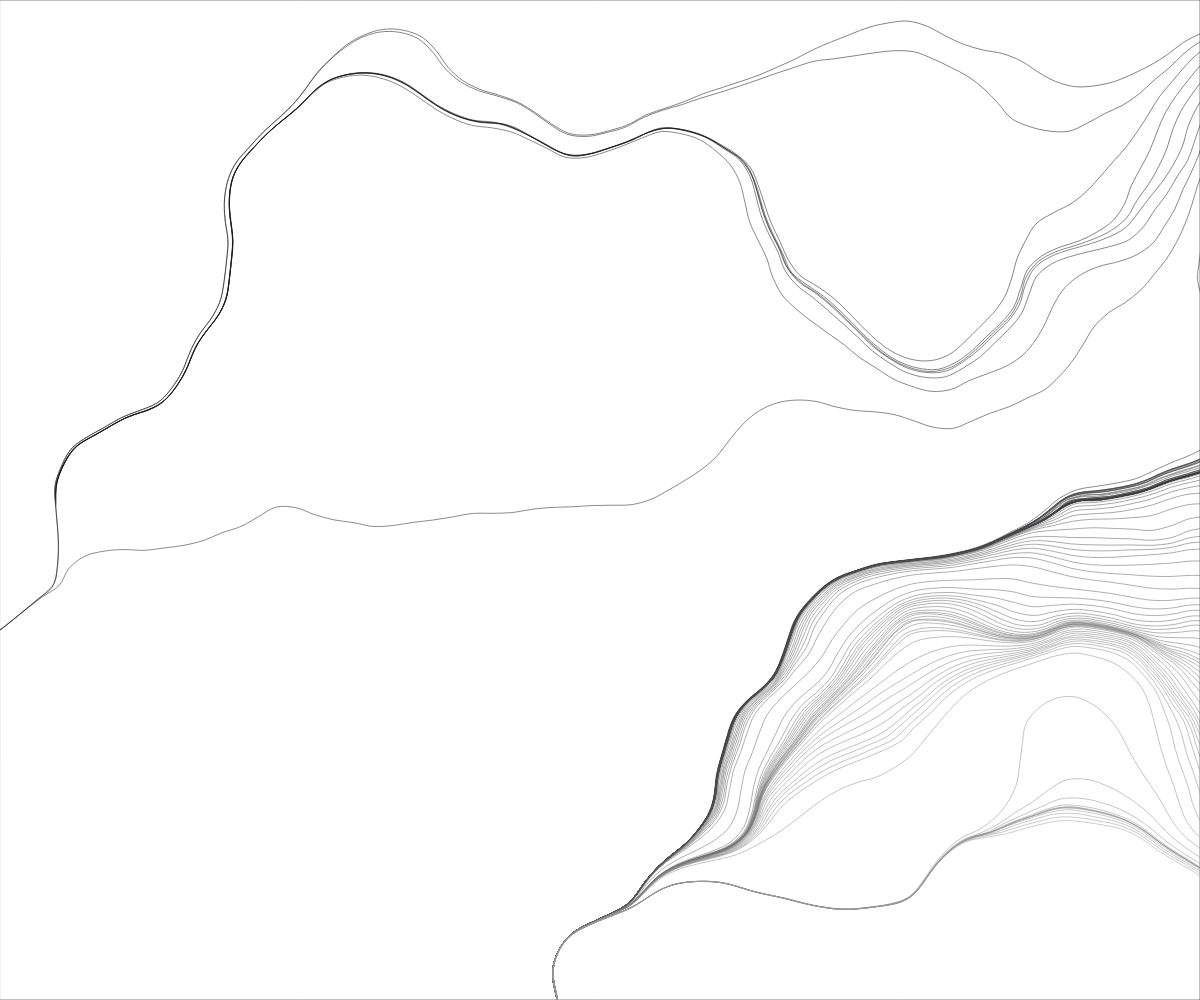
Frame 1 (no input)
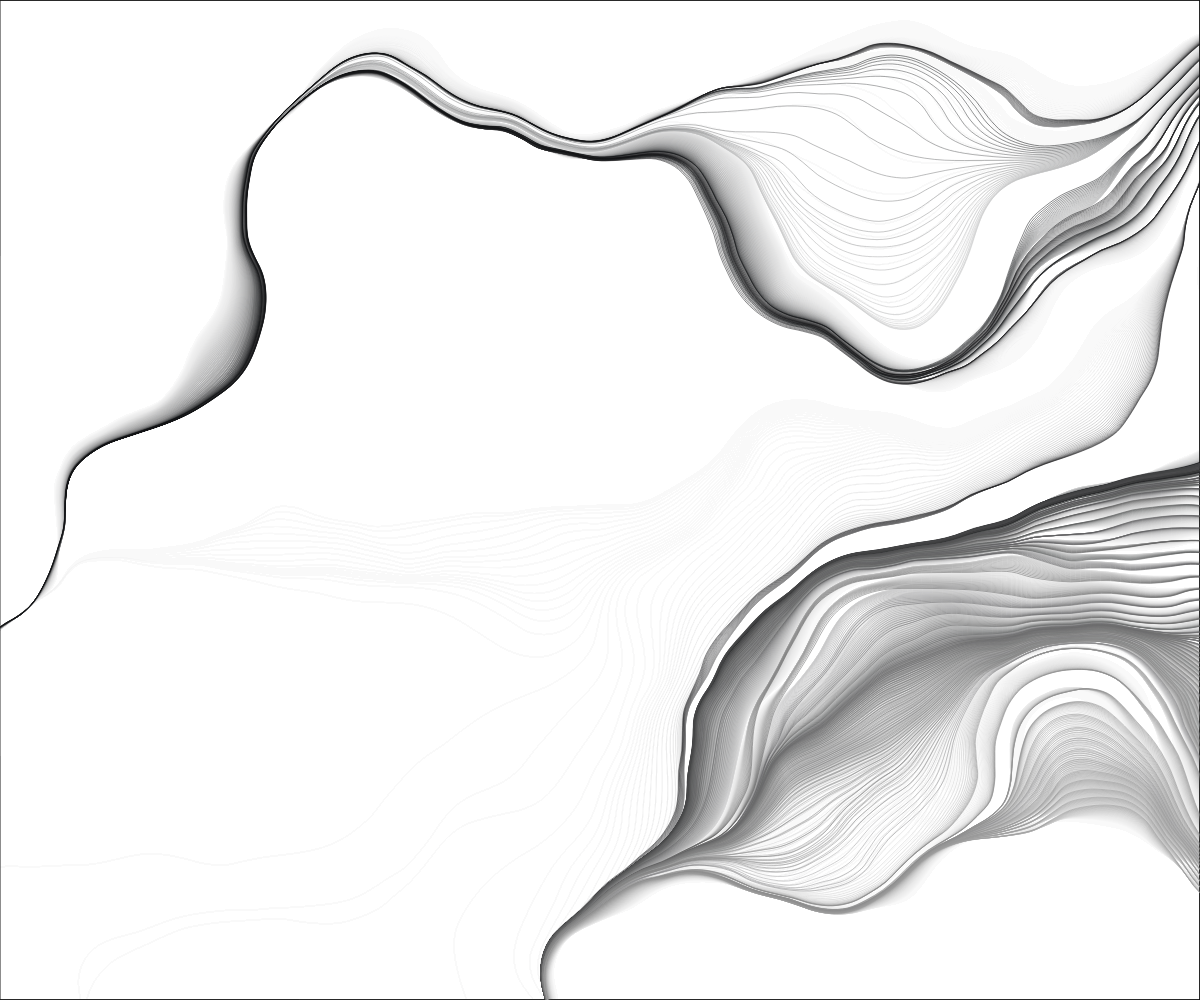
Frame 60 (no input)
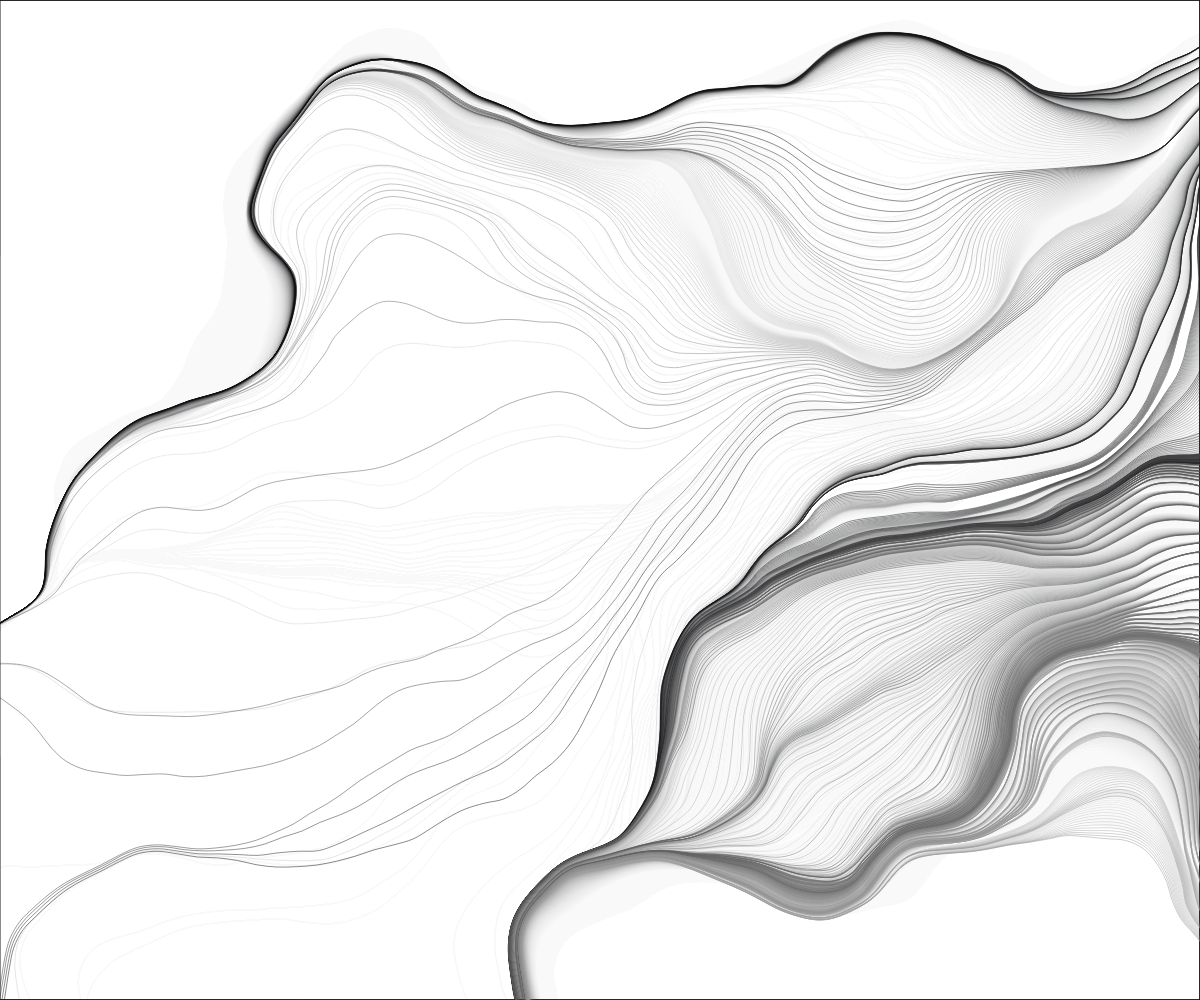
Frame 120 (the mouse pressed at the canvas centre since frame 60)

The p5.js sketch that drew these frames (run headless with seeded random() and noise() and a simulated clock; from frame 60 on, the mouse is pressed at the canvas centre):

// p5.js sketch
// ── sketch.js
var NOISE_SCALE = 0.004;
var STEP = 20;
var count;

function setup() {
  createCanvas (windowWidth, windowHeight);
  strokeWeight(.5);
  noFill();
  count = round(width*1.5/STEP);
  background(255);
}

function drawPerlinCurve ( x, y, phase, step, count, myColour) {
  push();
  stroke(myColour);
  beginShape();
  for (var i=0; i<count; i++) {
    curveVertex(x, y);
    var angle = 2*PI*noise(x* NOISE_SCALE, y* NOISE_SCALE, phase* NOISE_SCALE);
    x += cos(angle)*step;
    y += sin(angle)*step;
  }
  endShape();
  pop();
}

function draw() {
  //background(255);
push();
fill(255,16);
rect(0,0,width, height);
pop();
 

var phase = frameCount / 2;

  for (var y = 0; y < height; y+=10) {
    var myColour = lerpColor(color(10,11,13), color(155, 155, 155), y / height);
    drawPerlinCurve(width+50, y, phase, STEP, count, myColour);
   

  }
}
